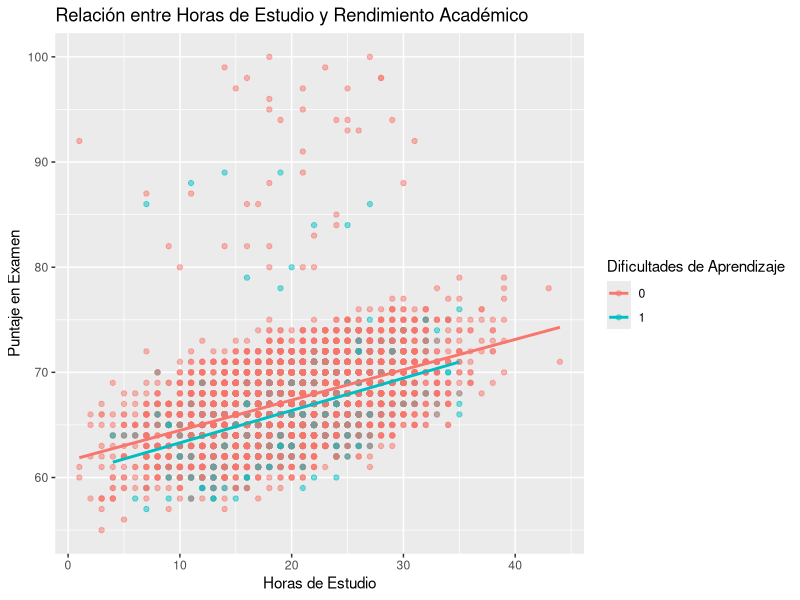
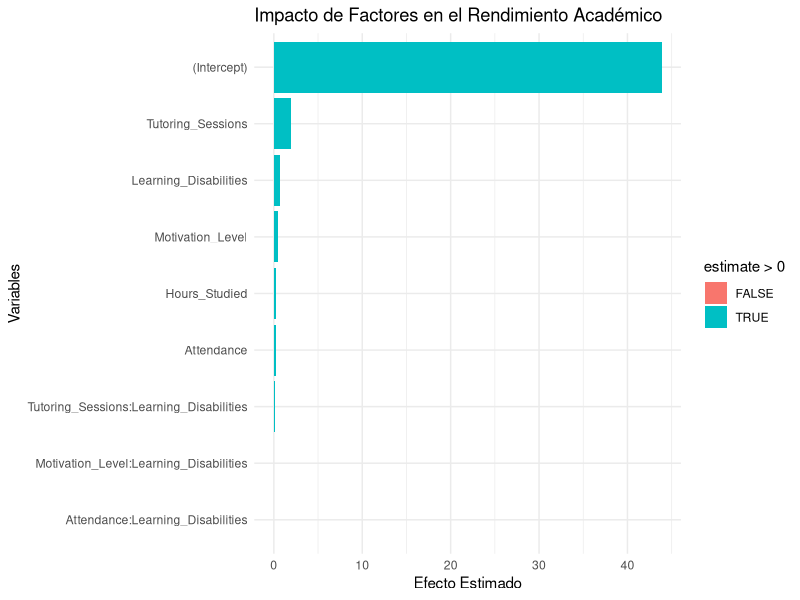
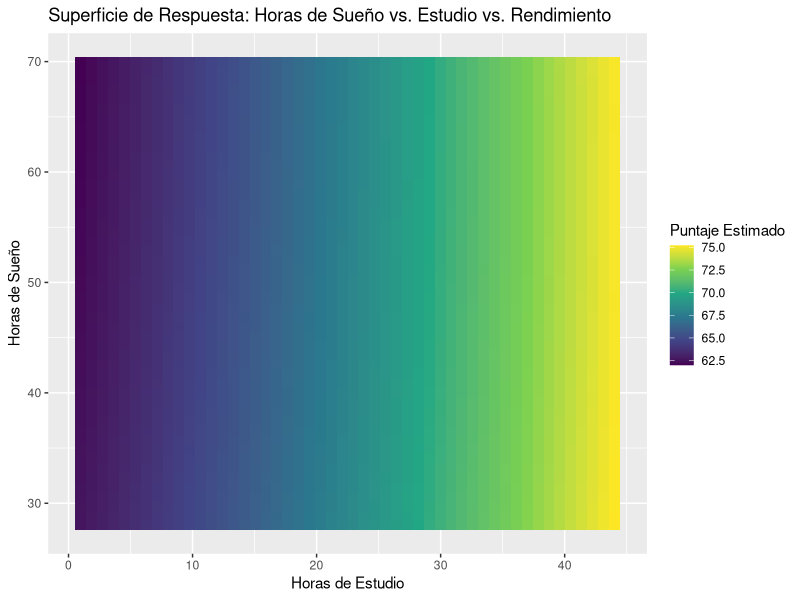
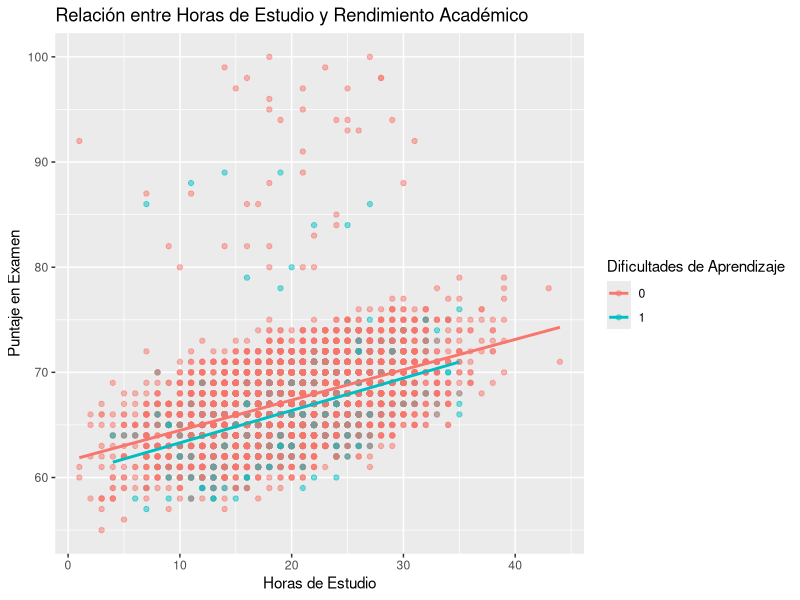
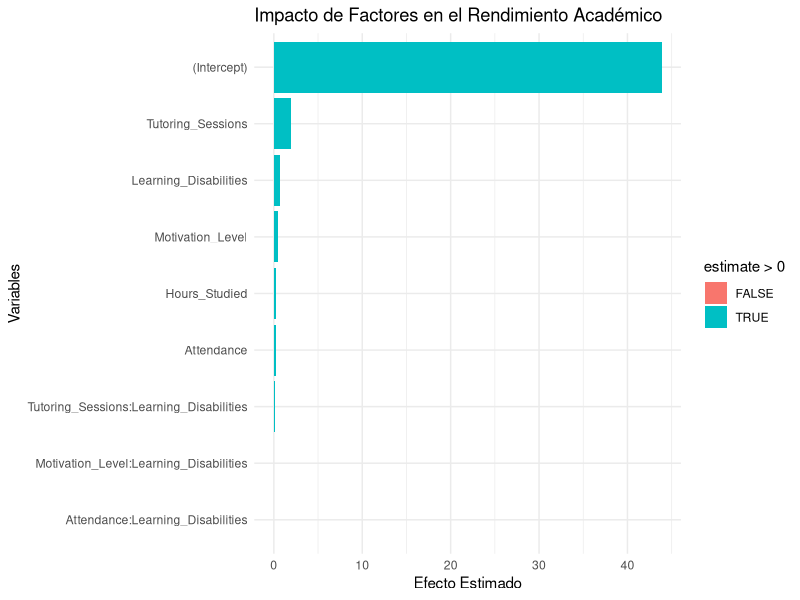
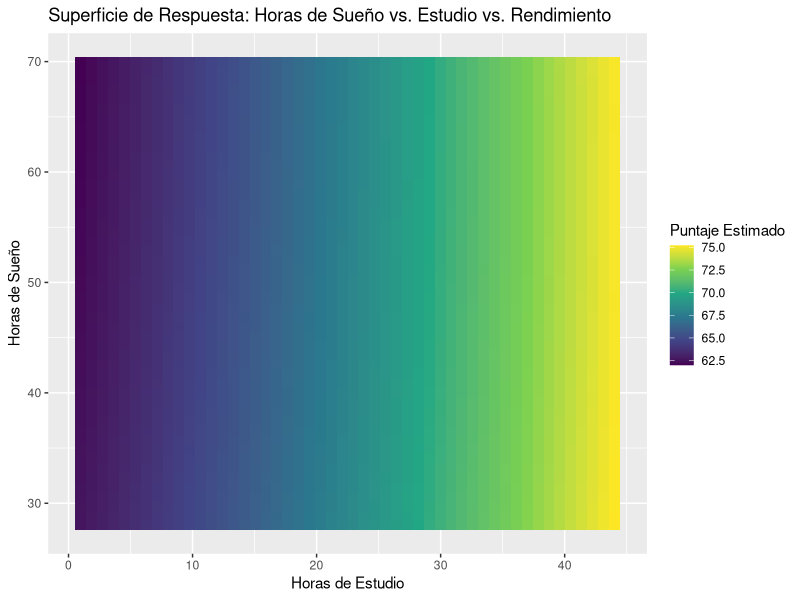

The R source for these figures, in order:
## ---- chunk 1
library(ggplot2)
library(dplyr)
library(lme4)

# Cargar datos limpiados
df <- read.csv("df_cleaned.csv")

# Crear directorio para guardar imágenes
if (!dir.exists("individual_JoseMedina_files")) {
  dir.create("individual_JoseMedina_files")
}

# Ajustar modelo de regresión con interacción
modelo_interaccion <- lm(Exam_Score ~ Hours_Studied * Learning_Disabilities, data=df)
summary(modelo_interaccion)

# Guardar y mostrar gráfico de interacción
p1 <- ggplot(df, aes(x=Hours_Studied, y=Exam_Score, color=factor(Learning_Disabilities))) +
  geom_point(alpha=0.5) +
  geom_smooth(method="lm", se=FALSE) +
  labs(title="Relación entre Horas de Estudio y Rendimiento Académico",
       x="Horas de Estudio",
       y="Puntaje en Examen",
       color="Dificultades de Aprendizaje")

ggsave("individual_JoseMedina_files/interaction_study_disabilities.png", plot=p1, width=8, height=6)
print(p1)
## ---- chunk 2
modelo_factores <- lm(Exam_Score ~ Hours_Studied + Motivation_Level + Attendance + Tutoring_Sessions + Learning_Disabilities + 
                        Motivation_Level * Learning_Disabilities + Attendance * Learning_Disabilities + Tutoring_Sessions * Learning_Disabilities,
                        data=df)
summary(modelo_factores)

# Guardar y mostrar gráfico de importancia de factores
library(ggplot2)
library(broom)

# Extraer coeficientes del modelo
effects <- tidy(modelo_factores)

p2 <- ggplot(effects, aes(x=reorder(term, estimate), y=estimate, fill=estimate > 0)) +
  geom_col() +
  coord_flip() +
  labs(title="Impacto de Factores en el Rendimiento Académico",
       x="Variables",
       y="Efecto Estimado") +
  theme_minimal()

ggsave("individual_JoseMedina_files/factor_importance.png", plot=p2, width=8, height=6)
print(p2)
## ---- chunk 3
library(ggplot2)
library(dplyr)
library(car)

# Cargar datos limpiados
df <- read.csv("df_cleaned.csv")

# Crear directorio para guardar imágenes
if (!dir.exists("individual_JoseMedina_files")) {
  dir.create("individual_JoseMedina_files")
}

# Ajustar modelo de regresión cuadrática para estudiar la relación
modelo_superficie <- lm(Exam_Score ~ poly(Hours_Studied, 2) + poly(Sleep_Hours, 2) + Hours_Studied:Sleep_Hours, data=df)
summary(modelo_superficie)
## ---- chunk 4
library(ggplot2)
library(reshape2)

# Generar datos para la superficie
grid <- expand.grid(
  Hours_Studied = seq(min(df$Hours_Studied), max(df$Hours_Studied), length.out=50),
  Sleep_Hours = seq(min(df$Sleep_Hours), max(df$Sleep_Hours), length.out=50)
)
grid$Predicted_Score <- predict(modelo_superficie, newdata=grid)

# Crear gráfico 2D de la superficie de respuesta
p_surface <- ggplot(grid, aes(x=Hours_Studied, y=Sleep_Hours, fill=Predicted_Score)) +
  geom_tile() +
  scale_fill_viridis_c() +
  labs(title="Superficie de Respuesta: Horas de Sueño vs. Estudio vs. Rendimiento",
       x="Horas de Estudio",
       y="Horas de Sueño",
       fill="Puntaje Estimado")

ggsave("individual_JoseMedina_files/response_surface.png", plot=p_surface, width=8, height=6)
print(p_surface)
## ---- chunk 5
# Encontrar combinación óptima
optimal_index <- which.max(grid$Predicted_Score)
optimal_values <- grid[optimal_index, ]
optimal_values
